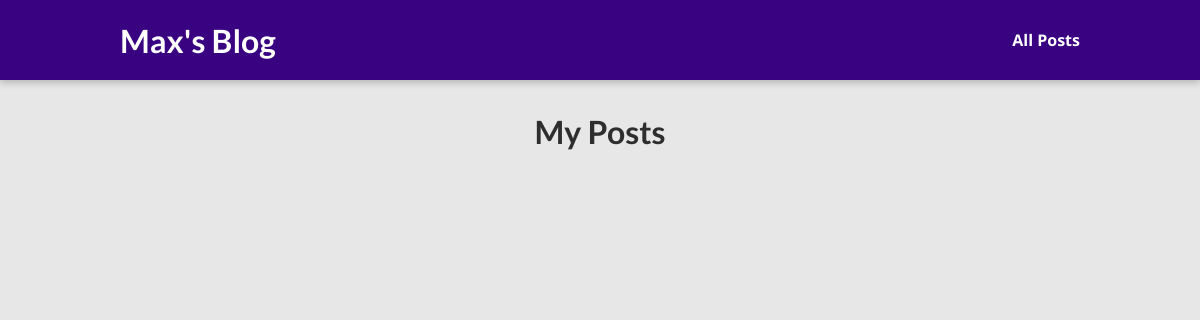
Page /blog/posts on the earlier database version.
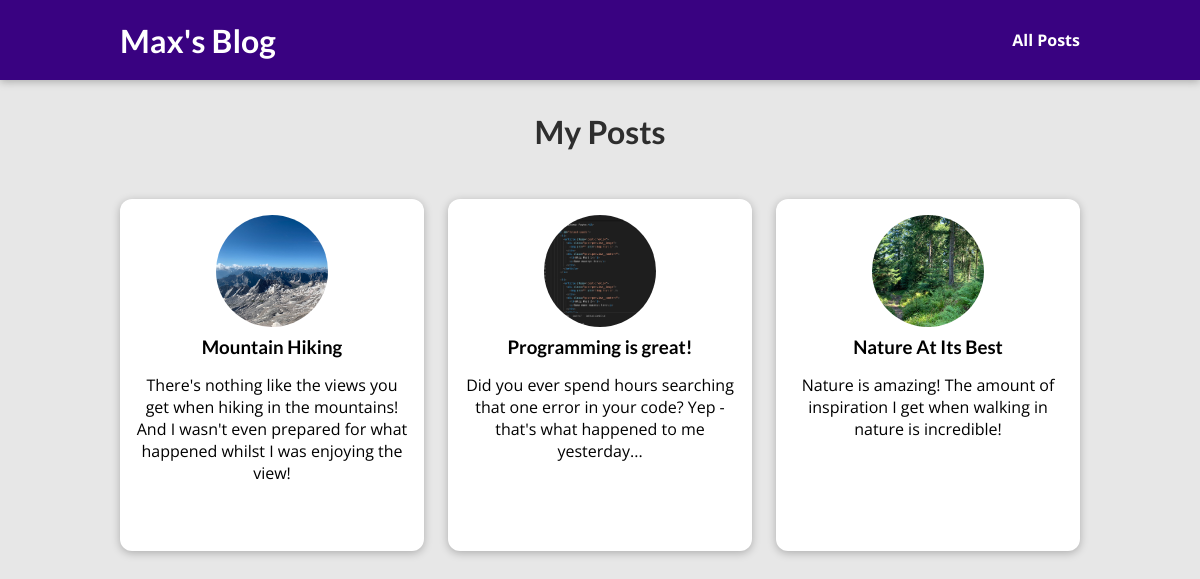
Same page on the later database version.
### blog/models.py (models this page shows, shortened)
class Post(models.Model):
    title = models.CharField(max_length=50)
    excerpt = models.CharField(max_length=200)
    image_name = models.CharField(max_length=50)
    date = models.DateField(auto_now=True)
    slug = models.SlugField(null=False, unique=True)
    content = models.TextField()
    tags = models.ManyToManyField(
        Tag, blank=True, null=True, related_name="posts")
    author = models.ForeignKey(
        Author, on_delete=models.CASCADE, null=False, related_name="posts")

### blog/views.py (the view)
# urls.py: path("blog/posts", views.posts, name="posts-page"),
def posts(request):
    all_posts = Post.objects.all().order_by("-date")
    return (render(request, 'blog/all-posts.html', {
        "all_posts": all_posts
    }))

### blog/templates/blog/all-posts.html (shortened to what this page needs)
{% extends "base.html" %}
{% load static %}
{% block css_files %}
    <link rel="stylesheet" href="{% static "blog/post.css" %}"/>
    <link rel="stylesheet" href="{% static "blog/all-posts.css" %}"/>
{% endblock css_files %}
{% block content %}
    <section id="all-posts">
        <h2>My Posts</h2>
        <ul>
            {% for post in all_posts %}
                {% include "blog/includes/post.html" %}
            {% endfor %}
        </ul>
    </section>
{% endblock content %}

### templates/base.html (shortened to what this page needs)
{% load static %}
<!DOCTYPE html>
<html lang="en">
    <head>
            <link rel="stylesheet" href="{% static "app.css" %}"/>
            {% block css_files %}
            {% endblock css_files %}
        </head>
        <body>
            <header id="main-navigation">
                <h1><a href="{% url "starting-page" %}">Max's Blog</a></h1>
                <nav>
                    <a href="{% url "posts-page" %}">All Posts</a>
                </nav>
            </header>
            {% block content %}{% endblock content %}
        </body>
    </html>

### blog/templates/blog/includes/post.html
{% load static %}
<li>
    <article class="post">
        <a href="{% url "post-detail-page" post.slug %}">
            <img src="{% static "blog/images/"|add:post.image_name %}" alt="{{ post.title }}" />
            <div class="post__content">
                <h3>{{ post.title }}</h3>
                <p>{{ post.excerpt }}</p>
            </div>
        </a>
    </article>
</li>

### static/app.css (style rules this page uses)
* { box-sizing: border-box; }
html { font-family: 'Open Sans', 'Lato', sans-serif; }
body { margin: 0; }
h1, h2, h3 { font-family: 'Lato', sans-serif; font-weight: bold; }
#main-navigation { width: 100%; height: 5rem; display: flex; justify-content: space-between; align-items: center; padding: 0 10%; position: absolute; top: 0; left: 0; }
#main-navigation a { text-decoration: none; color: white; font-weight: bold; }

### blog/static/blog/post.css (style rules this page uses)
.post { display: flex; flex-direction: column; align-items: center; text-align: center; }
.post a { text-decoration: none; color: black; transition: all 0.2s ease; padding: 1rem; }
.post img { width: 5rem; height: 5rem; object-fit: cover; border-radius: 50%; }
.post h3 { margin: 0.25rem 0; }

### blog/static/blog/all-posts.css (style rules this page uses)
body { background-color: #e7e7e7; }
#main-navigation { background-color: #390281; box-shadow: 0 2px 8px rgba(0, 0, 0, 0.25); }
#all-posts { margin: 7rem auto; width: 90%; max-width: 60rem; }
#all-posts h2 { text-align: center; font-size: 2rem; color: #2e2e2e; margin: 3rem 0; }
ul { list-style: none; margin: 0; padding: 0; display: grid; grid-template-columns: repeat(auto-fill, minmax(17rem, 1fr)); gap: 1.5rem; }
.post img { width: 7rem; height: 7rem; }
.post a { height: 22rem; transform-origin: center; box-shadow: 0 2px 8px rgba(0, 0, 0, 0.25); border-radius: 12px; background-color: white; }

Differences in the rows shown:
added Post: image_name (picture), title "Mountain Hiking", excerpt "There's nothing like the views you get when hiking in the mountains! And I wasn't even prepared for what happened whilst I was enjoying the view!"
added Post: image_name (picture), title "Programming is great!", excerpt "Did you ever spend hours searching that one error in your code? Yep - that's what happened to me yesterday..."
added Post: image_name (picture), title "Nature At Its Best", excerpt "Nature is amazing! The amount of inspiration I get when walking in nature is incredible!"
